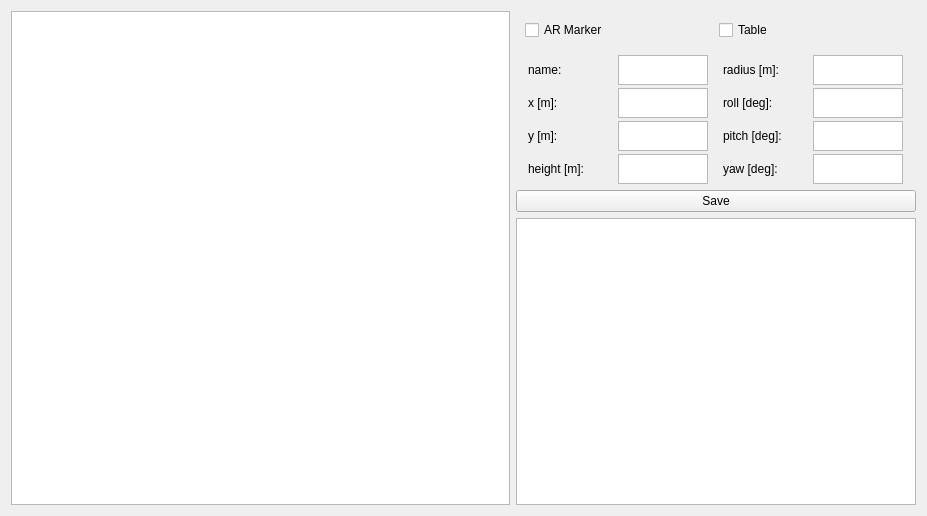
<?xml version="1.0" encoding="UTF-8"?>
<ui version="4.0">
 <class>MapAnnotationWidget</class>
 <widget class="QWidget" name="MapAnnotationWidget">
  <property name="geometry">
   <rect>
    <x>0</x>
    <y>0</y>
    <width>927</width>
    <height>516</height>
   </rect>
  </property>
  <property name="windowTitle">
   <string>Map Annotation</string>
  </property>
  <layout class="QHBoxLayout" name="horizontalLayout_2">
   <item>
    <layout class="QVBoxLayout" name="verticalLayout">
     <item>
      <widget class="QMapView" name="map_view"/>
     </item>
    </layout>
   </item>
   <item>
    <layout class="QVBoxLayout" name="verticalLayout_2">
     <property name="leftMargin">
      <number>0</number>
     </property>
     <property name="topMargin">
      <number>0</number>
     </property>
     <property name="rightMargin">
      <number>0</number>
     </property>
     <property name="bottomMargin">
      <number>0</number>
     </property>
     <item>
      <layout class="QGridLayout" name="gridLayout">
       <property name="leftMargin">
        <number>9</number>
       </property>
       <property name="topMargin">
        <number>9</number>
       </property>
       <property name="rightMargin">
        <number>9</number>
       </property>
       <property name="bottomMargin">
        <number>9</number>
       </property>
       <item row="0" column="0">
        <widget class="QCheckBox" name="ar_marker_cbox">
         <property name="text">
          <string>AR Marker</string>
         </property>
        </widget>
       </item>
       <item row="0" column="1">
        <widget class="QCheckBox" name="table_cbox">
         <property name="text">
          <string>Table</string>
         </property>
        </widget>
       </item>
      </layout>
     </item>
     <item>
      <layout class="QGridLayout" name="gridLayout_2">
       <property name="leftMargin">
        <number>0</number>
       </property>
       <property name="topMargin">
        <number>0</number>
       </property>
       <property name="rightMargin">
        <number>0</number>
       </property>
       <property name="bottomMargin">
        <number>0</number>
       </property>
       <property name="spacing">
        <number>3</number>
       </property>
       <item row="0" column="2">
        <widget class="QLabel" name="label_5">
         <property name="maximumSize">
          <size>
           <width>75</width>
           <height>25</height>
          </size>
         </property>
         <property name="text">
          <string>radius [m]:</string>
         </property>
        </widget>
       </item>
       <item row="3" column="0">
        <widget class="QLabel" name="label">
         <property name="maximumSize">
          <size>
           <width>75</width>
           <height>25</height>
          </size>
         </property>
         <property name="text">
          <string>height [m]:</string>
         </property>
        </widget>
       </item>
       <item row="3" column="1">
        <widget class="QTextEdit" name="height_txt">
         <property name="minimumSize">
          <size>
           <width>90</width>
           <height>0</height>
          </size>
         </property>
         <property name="maximumSize">
          <size>
           <width>90</width>
           <height>30</height>
          </size>
         </property>
        </widget>
       </item>
       <item row="0" column="0">
        <widget class="QLabel" name="label_2">
         <property name="maximumSize">
          <size>
           <width>75</width>
           <height>25</height>
          </size>
         </property>
         <property name="text">
          <string>name:</string>
         </property>
        </widget>
       </item>
       <item row="1" column="1">
        <widget class="QTextEdit" name="x_txt">
         <property name="minimumSize">
          <size>
           <width>90</width>
           <height>0</height>
          </size>
         </property>
         <property name="maximumSize">
          <size>
           <width>90</width>
           <height>30</height>
          </size>
         </property>
        </widget>
       </item>
       <item row="1" column="0">
        <widget class="QLabel" name="label_4">
         <property name="maximumSize">
          <size>
           <width>75</width>
           <height>25</height>
          </size>
         </property>
         <property name="text">
          <string>x [m]:</string>
         </property>
        </widget>
       </item>
       <item row="2" column="0">
        <widget class="QLabel" name="label_3">
         <property name="maximumSize">
          <size>
           <width>75</width>
           <height>25</height>
          </size>
         </property>
         <property name="text">
          <string>y [m]:</string>
         </property>
        </widget>
       </item>
       <item row="2" column="1">
        <widget class="QTextEdit" name="y_txt">
         <property name="minimumSize">
          <size>
           <width>90</width>
           <height>0</height>
          </size>
         </property>
         <property name="maximumSize">
          <size>
           <width>90</width>
           <height>30</height>
          </size>
         </property>
        </widget>
       </item>
       <item row="0" column="1">
        <widget class="QTextEdit" name="name_txt">
         <property name="minimumSize">
          <size>
           <width>90</width>
           <height>0</height>
          </size>
         </property>
         <property name="maximumSize">
          <size>
           <width>90</width>
           <height>30</height>
          </size>
         </property>
        </widget>
       </item>
       <item row="0" column="3">
        <widget class="QTextEdit" name="radius_txt">
         <property name="minimumSize">
          <size>
           <width>90</width>
           <height>0</height>
          </size>
         </property>
         <property name="maximumSize">
          <size>
           <width>90</width>
           <height>30</height>
          </size>
         </property>
        </widget>
       </item>
       <item row="1" column="2">
        <widget class="QLabel" name="label_6">
         <property name="maximumSize">
          <size>
           <width>75</width>
           <height>25</height>
          </size>
         </property>
         <property name="text">
          <string>roll [deg]:</string>
         </property>
        </widget>
       </item>
       <item row="2" column="2">
        <widget class="QLabel" name="label_7">
         <property name="maximumSize">
          <size>
           <width>75</width>
           <height>25</height>
          </size>
         </property>
         <property name="text">
          <string>pitch [deg]:</string>
         </property>
        </widget>
       </item>
       <item row="3" column="2">
        <widget class="QLabel" name="label_8">
         <property name="maximumSize">
          <size>
           <width>75</width>
           <height>25</height>
          </size>
         </property>
         <property name="text">
          <string>yaw [deg]:</string>
         </property>
        </widget>
       </item>
       <item row="1" column="3">
        <widget class="QTextEdit" name="roll_txt">
         <property name="minimumSize">
          <size>
           <width>90</width>
           <height>0</height>
          </size>
         </property>
         <property name="maximumSize">
          <size>
           <width>90</width>
           <height>30</height>
          </size>
         </property>
        </widget>
       </item>
       <item row="2" column="3">
        <widget class="QTextEdit" name="pitch_txt">
         <property name="minimumSize">
          <size>
           <width>90</width>
           <height>0</height>
          </size>
         </property>
         <property name="maximumSize">
          <size>
           <width>90</width>
           <height>30</height>
          </size>
         </property>
        </widget>
       </item>
       <item row="3" column="3">
        <widget class="QTextEdit" name="yaw_txt">
         <property name="minimumSize">
          <size>
           <width>90</width>
           <height>0</height>
          </size>
         </property>
         <property name="maximumSize">
          <size>
           <width>90</width>
           <height>30</height>
          </size>
         </property>
        </widget>
       </item>
      </layout>
     </item>
     <item>
      <widget class="QPushButton" name="save_annotation_btn">
       <property name="text">
        <string>Save</string>
       </property>
      </widget>
     </item>
     <item>
      <widget class="QListView" name="listView">
       <property name="minimumSize">
        <size>
         <width>400</width>
         <height>0</height>
        </size>
       </property>
       <property name="maximumSize">
        <size>
         <width>400</width>
         <height>16777215</height>
        </size>
       </property>
      </widget>
     </item>
    </layout>
   </item>
  </layout>
 </widget>
 <customwidgets>
  <customwidget>
   <class>QMapView</class>
   <extends>QGraphicsView</extends>
   <header>rocon_qt_library.views</header>
  </customwidget>
 </customwidgets>
 <resources/>
 <connections/>
</ui>
